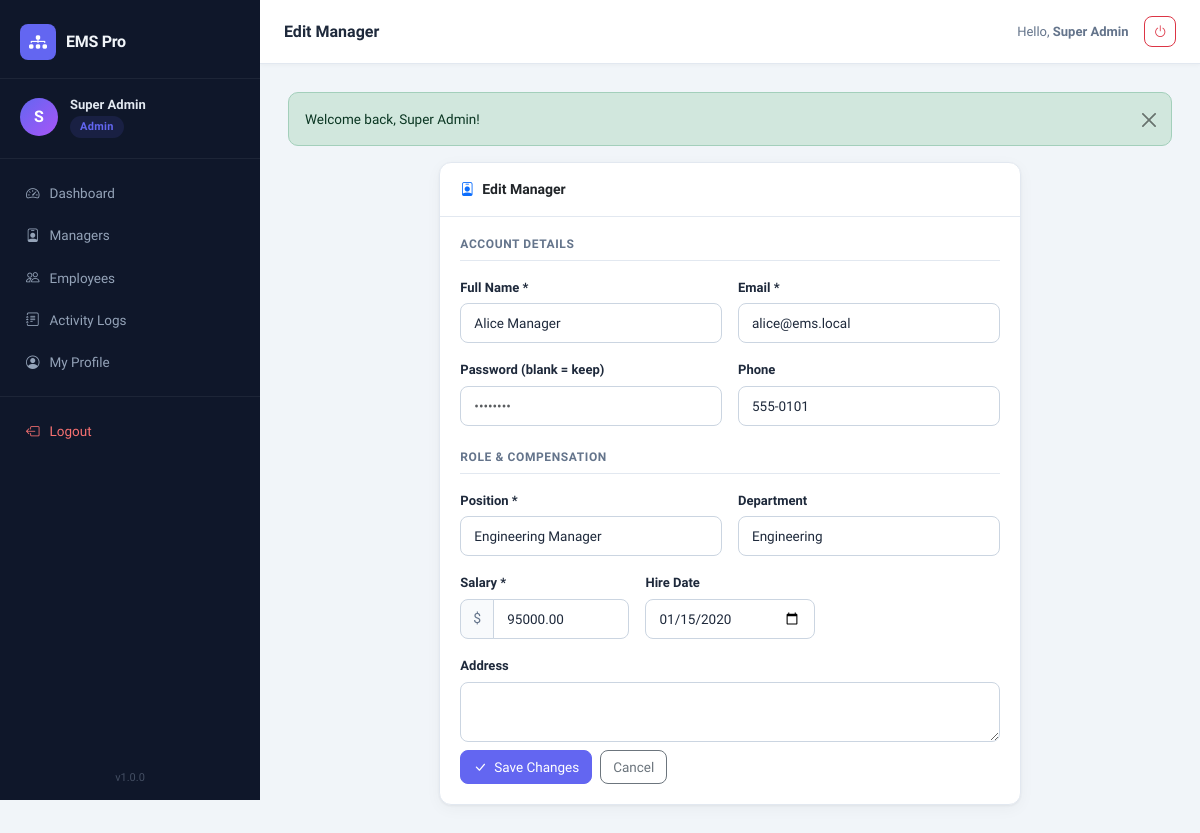
Screenshot of /admin/manager_form.php?id=2 (signed in) with the database file from the repository.
### tables this page shows
CREATE TABLE IF NOT EXISTS employees (
    id          INT UNSIGNED AUTO_INCREMENT PRIMARY KEY,
    user_id     INT UNSIGNED NOT NULL,
    manager_id  INT UNSIGNED DEFAULT NULL,    
    position    VARCHAR(100) NOT NULL,
    department  VARCHAR(100) DEFAULT NULL,
    salary      DECIMAL(12,2) NOT NULL DEFAULT 0.00,
    phone       VARCHAR(30) DEFAULT NULL,
    address     TEXT DEFAULT NULL,
    hire_date   DATE DEFAULT NULL,
    created_at  DATETIME NOT NULL DEFAULT CURRENT_TIMESTAMP,
    updated_at  DATETIME NOT NULL DEFAULT CURRENT_TIMESTAMP ON UPDATE CURRENT_TIMESTAMP,
    CONSTRAINT fk_emp_user    FOREIGN KEY (user_id)    REFERENCES users(id) ON DELETE CASCADE,
    CONSTRAINT fk_emp_manager FOREIGN KEY (manager_id) REFERENCES users(id) ON DELETE SET NULL
);

CREATE TABLE IF NOT EXISTS users (
    id          INT UNSIGNED AUTO_INCREMENT PRIMARY KEY,
    name        VARCHAR(100) NOT NULL,
    email       VARCHAR(150) NOT NULL UNIQUE,
    password    VARCHAR(255) NOT NULL,
    role        ENUM('admin','manager','employee') NOT NULL DEFAULT 'employee',
    avatar      VARCHAR(255) DEFAULT NULL,
    is_active   TINYINT(1) NOT NULL DEFAULT 1,
    created_at  DATETIME NOT NULL DEFAULT CURRENT_TIMESTAMP,
    updated_at  DATETIME NOT NULL DEFAULT CURRENT_TIMESTAMP ON UPDATE CURRENT_TIMESTAMP
);

### admin/manager_form.php (the view, shortened to what this page needs)
<?php
$pdo    = db();
$editId = isset($_GET['id']) ? (int)$_GET['id'] : null;
$isEdit = ($editId !== null);
$data   = array(
    'name'       => '',
    'email'      => '',
    'password'   => '',
    'position'   => '',
    'department' => '',
    'salary'     => '',
    'phone'      => '',
    'address'    => '',
    'hire_date'  => '',
);
if ($isEdit) {
    $stmt = $pdo->prepare(
        "SELECT u.id, u.name, u.email,
                e.position, e.department, e.salary, e.phone, e.address, e.hire_date
           FROM users u
      LEFT JOIN employees e ON e.user_id = u.id
          WHERE u.id = :id AND u.role = 'manager'"
    );
    $stmt->execute(array(':id' => $editId));
    $existing = $stmt->fetch();
    $data = array_merge($data, $existing);
}
include __DIR__ . '/../includes/header.php';
?>
<div class="app-wrapper">
    <?php include __DIR__ . '/../includes/sidebar.php'; ?>
    <div class="main-content">
        <?php include __DIR__ . '/../includes/topbar.php'; ?>
        <main class="content-area">
            <div class="row justify-content-center">
                <div class="col-xl-8">
                    <div class="card">
                        <div class="card-header">
                            <i class="bi bi-person-badge me-2 text-primary"></i>
                            <strong><?php echo $isEdit ? 'Edit Manager' : 'Add Manager'; ?></strong>
                        </div>
                        <div class="card-body">
                            <form method="POST">
                                <div class="row g-3">
                                    <div class="col-12"><h6 class="form-section-title">Account Details</h6></div>
                                    <div class="col-md-6">
                                        <label class="form-label">Full Name *</label>
                                        <input type="text" name="name" class="form-control" value="<?php echo e($data['name']); ?>" required>
                                    </div>
                                    <div class="col-md-6">
                                        <label class="form-label">Email *</label>
                                        <input type="email" name="email" class="form-control" value="<?php echo e($data['email']); ?>" required>
                                    </div>
                                    <div class="col-md-6">
                                        <label class="form-label">Password <?php echo $isEdit ? '(blank = keep)' : '*'; ?></label>
                                        <input type="password" name="password" class="form-control"
                                               placeholder="<?php echo $isEdit ? '••••••••' : 'Min 6 chars'; ?>">
                                    </div>
                                    <div class="col-md-6">
                                        <label class="form-label">Phone</label>
                                        <input type="text" name="phone" class="form-control" value="<?php echo e($data['phone']); ?>">
                                    </div>
                                    <div class="col-12"><h6 class="form-section-title mt-2">Role & Compensation</h6></div>
                                    <div class="col-md-6">
                                        <label class="form-label">Position *</label>
                                        <input type="text" name="position" class="form-control" value="<?php echo e($data['position']); ?>" required>
                                    </div>
                                    <div class="col-md-6">
                                        <label class="form-label">Department</label>
                                        <input type="text" name="department" class="form-control" value="<?php echo e($data['department']); ?>">
                                    </div>
                                    <div class="col-md-4">
                                        <label class="form-label">Salary *</label>
                                        <div class="input-group">
                                            <span class="input-group-text">$</span>
                                            <input type="number" name="salary" class="form-control" step="0.01" min="0" value="<?php echo e($data['salary']); ?>" required>
                                        </div>
                                    </div>
                                    <div class="col-md-4">
                                        <label class="form-label">Hire Date</label>
                                        <input type="date" name="hire_date" class="form-control" value="<?php echo e($data['hire_date']); ?>">
                                    </div>
                                    <div class="col-12">
                                        <label class="form-label">Address</label>
                                        <textarea name="address" class="form-control" rows="2"><?php echo e($data['address']); ?></textarea>
                                    </div>
                                    <div class="col-12 d-flex gap-2 mt-2">
                                        <button type="submit" class="btn btn-primary">
                                            <i class="bi bi-check-lg me-1"></i>
                                            <?php echo $isEdit ? 'Save Changes' : 'Add Manager'; ?>
                                        </button>
                                        <a href="<?php echo BASE_URL; ?>/admin/managers.php" class="btn btn-outline-secondary">Cancel</a>
                                    </div>
                                </div>
                            </form>
                        </div>
                    </div>
                </div>
            </div>
        </main>
    </div>
</div>
<?php include __DIR__ . '/../includes/footer.php'; ?>

### assets/css/style.css (style rules this page uses)
:root { --sidebar-w: 260px; --sidebar-bg: #0f172a; --sidebar-text: #94a3b8; --sidebar-active: #6366f1; --sidebar-hover: rgba(99,102,241,.12); --topbar-h: 64px; --topbar-bg: #ffffff; --topbar-border: #e2e8f0; --body-bg: #f1f5f9; --card-bg: #ffffff; --card-border: #e2e8f0; --card-radius: 12px; --card-shadow: 0 1px 3px rgba(0,0,0,.06), 0 4px 16px rgba(0,0,0,.04); --text-main: #1e293b; --text-muted: #64748b; --text-light: #94a3b8; --primary: #6366f1; --primary-dark: #4f46e5; --success: #22c55e; --warning: #f59e0b; --danger: #ef4444; --info: #38bdf8; --purple: #a855f7; --orange: #f97316; --input-border: #cbd5e1; --input-focus: #6366f1; --transition: .18s ease; }
*, *::before, *::after { box-sizing: border-box; }
body { font-family: 'Sora', system-ui, sans-serif; font-size: 14px; color: var(--text-main); background: var(--body-bg); margin: 0; min-height: 100vh; }
.app-wrapper { display: flex; min-height: 100vh; }
.main-content { margin-left: var(--sidebar-w); flex: 1; display: flex; flex-direction: column; min-height: 100vh; }
.content-area { flex: 1; padding: 28px 28px 40px; max-width: 1400px; width: 100%; }
.card { background: var(--card-bg); border: 1px solid var(--card-border); border-radius: var(--card-radius); box-shadow: var(--card-shadow); }
.card-header { background: transparent; border-bottom: 1px solid var(--card-border); padding: 16px 20px; font-size: 14px; display: flex; align-items: center; }
.card-body { padding: 20px; }
.btn { font-family: 'Sora', sans-serif; font-size: 13.5px; font-weight: 500; border-radius: 8px; transition: all var(--transition); }
.btn-primary { background: var(--primary); border-color: var(--primary); }
.form-control, .form-select { font-family: 'Sora', sans-serif; font-size: 13.5px; border: 1px solid var(--input-border); border-radius: 8px; padding: 9px 13px; color: var(--text-main); transition: border-color var(--transition), box-shadow var(--transition); }
.form-label { font-size: 13px; font-weight: 600; color: var(--text-main); margin-bottom: 6px; }
.input-group-text { background: #f8fafc; border: 1px solid var(--input-border); border-radius: 8px; color: var(--text-muted); font-size: 14px; }
.form-section-title { font-size: 12px; font-weight: 700; text-transform: uppercase; letter-spacing: .6px; color: var(--text-muted); padding-bottom: 8px; border-bottom: 1px solid var(--card-border); margin-bottom: 0; }
.card, .stat-card { animation: fadeUp .22s ease both; }

### rows the page displays
employees: name "Alice Manager", email "alice@ems.local", phone "555-0101", position "Engineering Manager", department "Engineering", salary "95000.00", hire_date "01/15/2020"

### other values shown
APP_NAME "EMS Pro"
substr($firstName, 0, 1) "S"
isset($user['name']) ? $user['name'] : '' "Super Admin"
$role "Admin"
APP_VERSION "1.0.0"
isset($pageTitle) ? $pageTitle : APP_NAME "Edit Manager"
isset(current_user()['name']) ? current_user()['name'] : '' "Super Admin"
$msg "Welcome back, Super Admin!"
